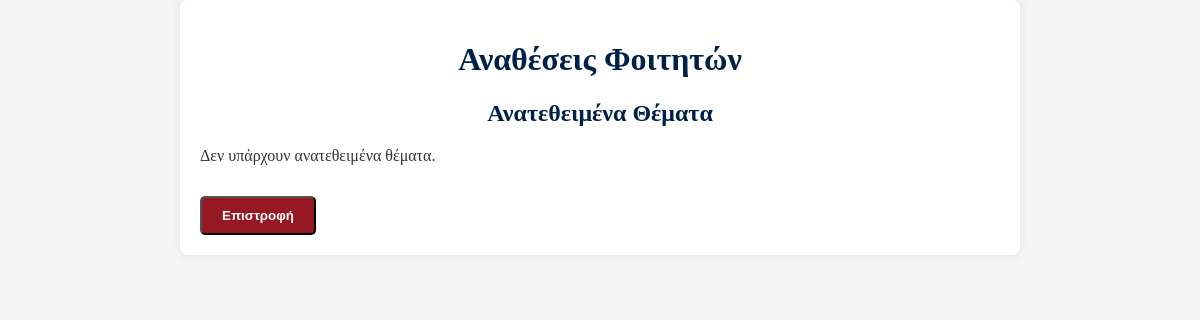
Page /show_assign.php (signed in) on the earlier database version.
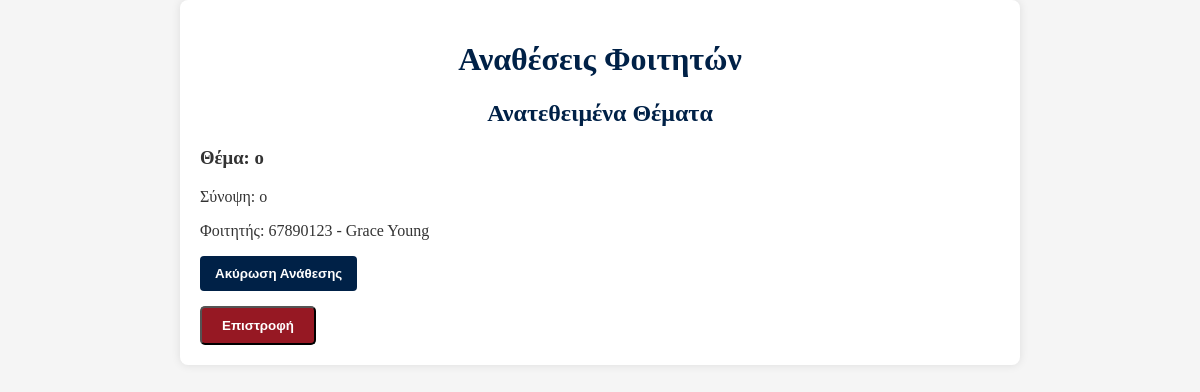
Same page on the later database version.
### tables this page shows
CREATE TABLE `thesis` (
  `thesisID` int(11) NOT NULL,
  `title` varchar(255) NOT NULL,
  `description` text NOT NULL,
  `status` enum('under assignment','active','under review','finalized','withdrawn') NOT NULL,
  `supervisorID` int(11) NOT NULL,
  `member1ID` int(11) DEFAULT NULL,
  `member2ID` int(11) DEFAULT NULL,
  `studentID` int(11) DEFAULT NULL,
  `finalGrade` decimal(4,2) DEFAULT NULL,
  `postedDate` date NOT NULL,
  `assignmentDate` date DEFAULT NULL,
  `completionDate` date DEFAULT NULL,
  `examinationDate` date DEFAULT NULL,
  `withdrawalDate` date DEFAULT NULL,
  `pdf` varchar(50) DEFAULT NULL,
  `withdrawn_comment` enum('from professor','from secretary') DEFAULT NULL
);

CREATE TABLE `students` (
  `Student_ID` int(11) NOT NULL,
  `AM` int(8) NOT NULL,
  `Name` varchar(50) NOT NULL,
  `Surname` varchar(50) NOT NULL,
  `Has_Thesis` tinyint(1) DEFAULT 0,
  `Address` varchar(255) DEFAULT NULL,
  `email` varchar(100) DEFAULT NULL,
  `mobile` varchar(15) DEFAULT NULL,
  `landline` varchar(15) DEFAULT NULL
);

### show_assign.php (the view, shortened to what this page needs)
<?php
include 'access.php';
?>
<!DOCTYPE html>
<html lang="el">
<head>
    <link rel="stylesheet" href="dipl.css">
</head>
<body>
    <div class="container">
        <h1>Αναθέσεις Φοιτητών</h1>
        <div class="assigned-topics">
            <h2>Ανατεθειμένα Θέματα</h2>
            <?php
            $query = "
                SELECT t.thesisID, t.title, t.description, s.student_ID, s.name, s.surname, s.AM
                FROM thesis t
                JOIN students s ON t.studentID = s.student_ID
                WHERE t.supervisorID = ? AND t.status = 'under assignment' AND t.studentID IS NOT NULL
            ";
            $stmt = $con->prepare($query);
            $stmt->bind_param('i', $_SESSION['user_id']);
            $stmt->execute();
            $result = $stmt->get_result();
            if ($result->num_rows > 0) {
                while ($row = $result->fetch_assoc()) {
                    echo '<div class="assigned-topic">';
                    echo '<h3>Θέμα: ' . htmlspecialchars($row['title']) . '</h3>';
                    echo '<p>Σύνοψη: ' . htmlspecialchars($row['description']) . '</p>';
                    echo '<p>Φοιτητής: ' . htmlspecialchars($row['AM']) . ' - ' . htmlspecialchars($row['name']) . ' ' . htmlspecialchars($row['surname']) . '</p>';
                    echo '<form method="POST" action="">';
                    echo '<button type="submit" class="cancel-button">Ακύρωση Ανάθεσης</button>';
                    echo '</form>';
                    echo '</div>';
                }
            } else {
                echo '<p>Δεν υπάρχουν ανατεθειμένα θέματα.</p>';
            }
            ?>
        </div>
        <button class="add-topic-button" onclick="window.location.href = 'delegation.php';">Επιστροφή</button>
        </div>
</body>
</html>

Differences in the rows shown:
added thesis: title "o", description "o", studentID.AM "67890123", studentID.Name "Grace", studentID.Surname "Young"
Other differences:
text no longer shown: "Δεν υπάρχουν ανατεθειμένα θέματα."
